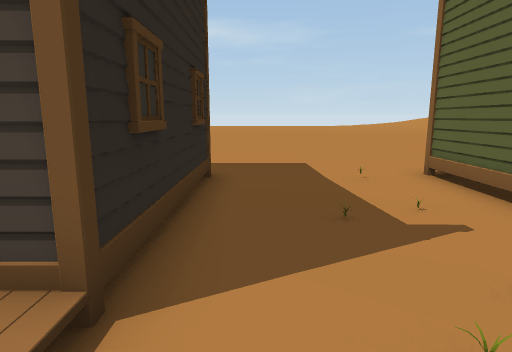
[1] (above)

24 first-person views from a walk through a Unity game level. The camera is 1.4 m above the floor, tilts 10° down and sees 75° across. The floor is counted in squares, 1 m on a side. Each view is taken from the middle of a square. On the plan, view 1 faces up. The plan holds only what a view shows up to about 15 squares ahead; the rest is blank. The place goes on beyond the plan. The player character is not drawn.

[2]
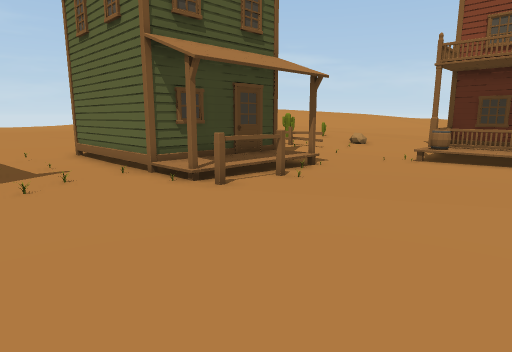

[3]
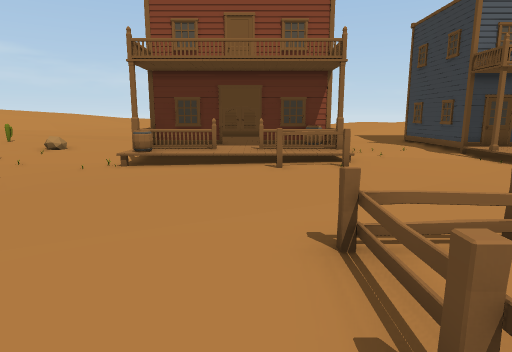

[4]
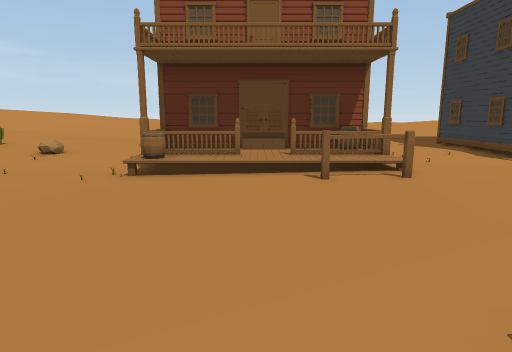

[5]
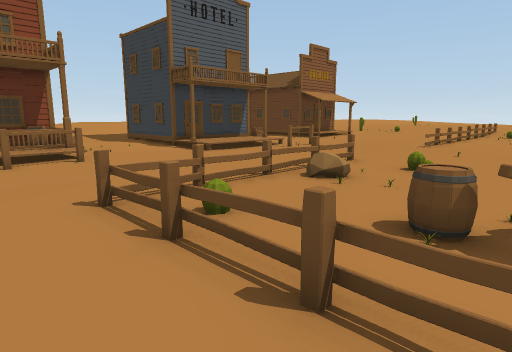

[6]
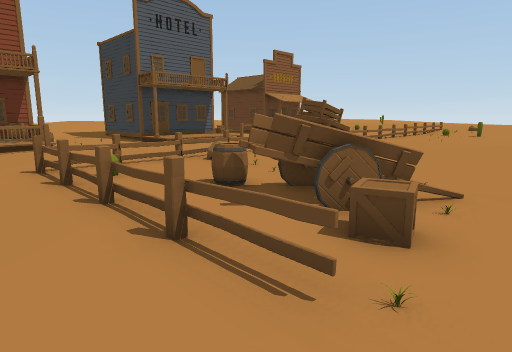

[7]
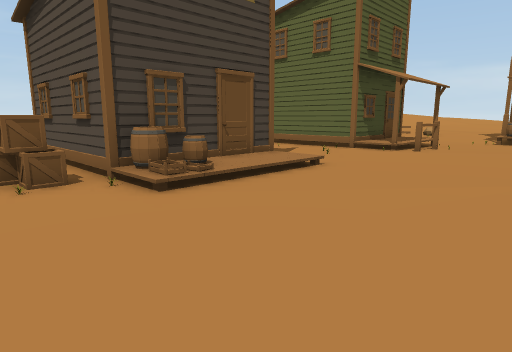

[8]
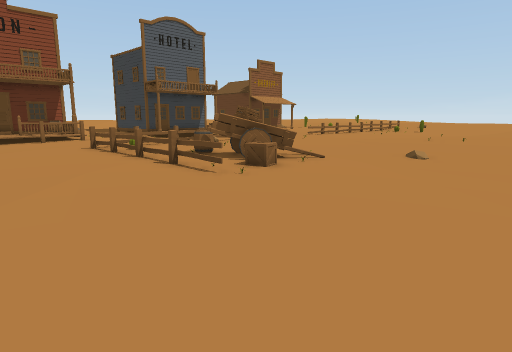

[9]
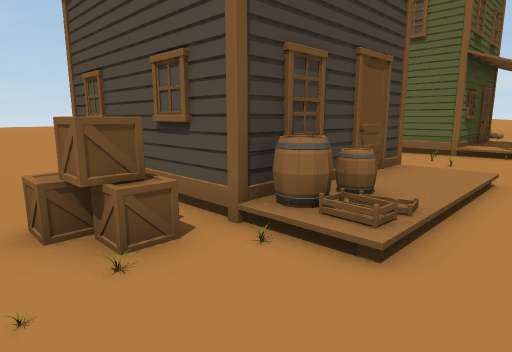

[10]
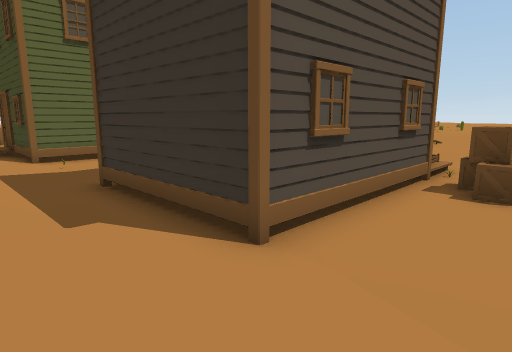

[11]
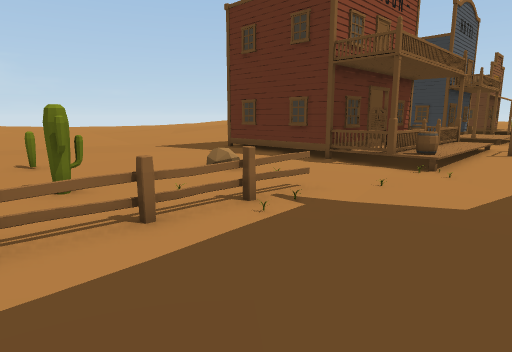

[12]
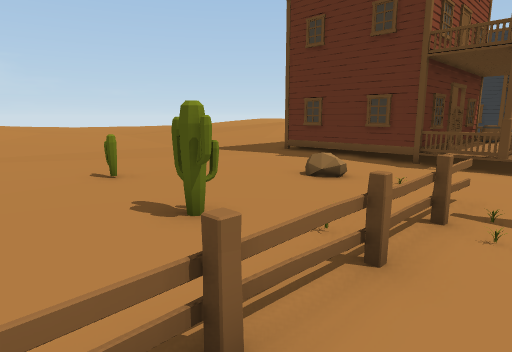

[13]
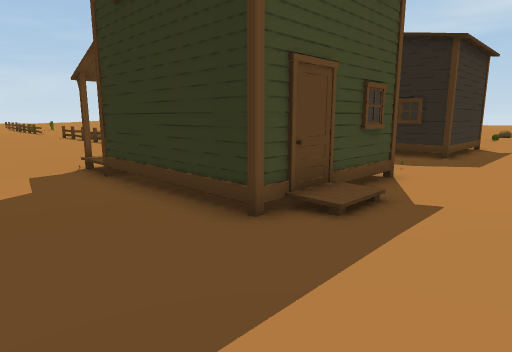

[14]
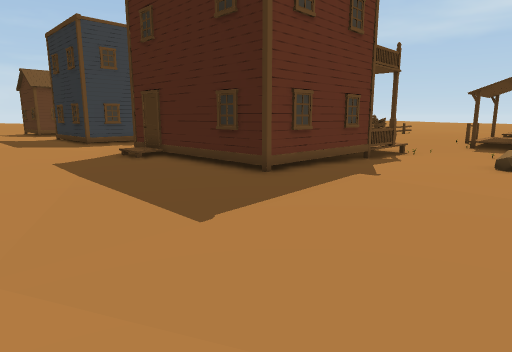

[15]
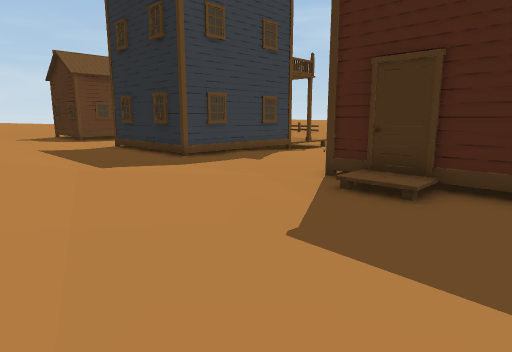

[16]
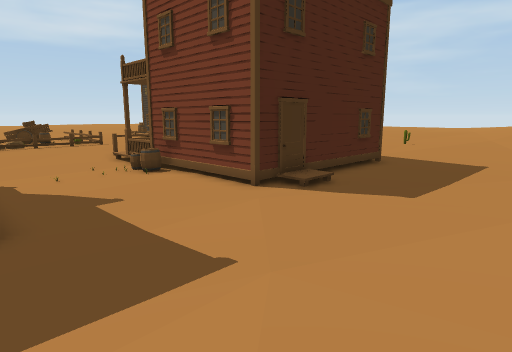

[17]
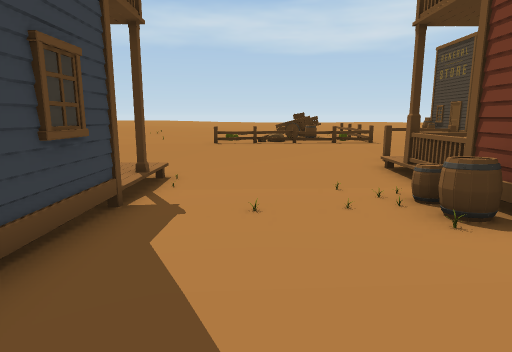

[18]
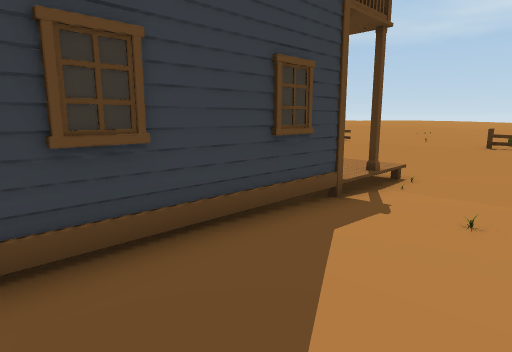

[19]
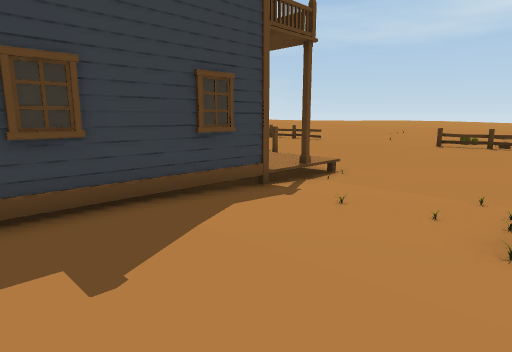

[20]
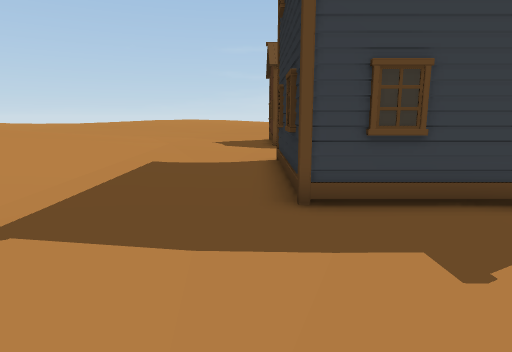

[21]
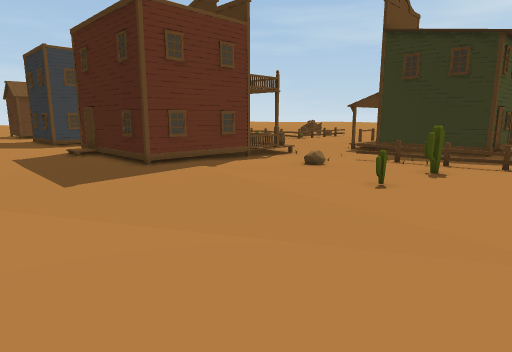

[22]
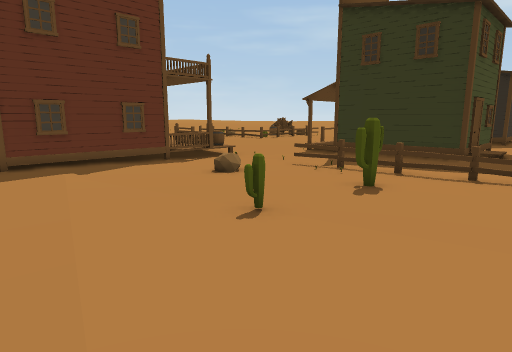

[23]
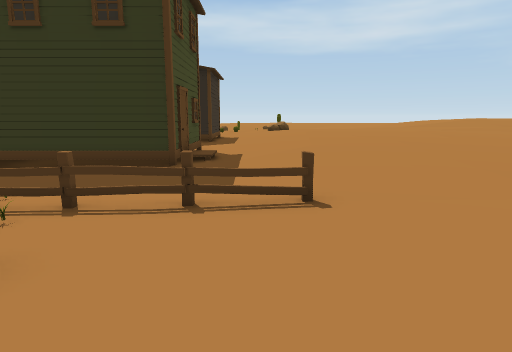

[24]
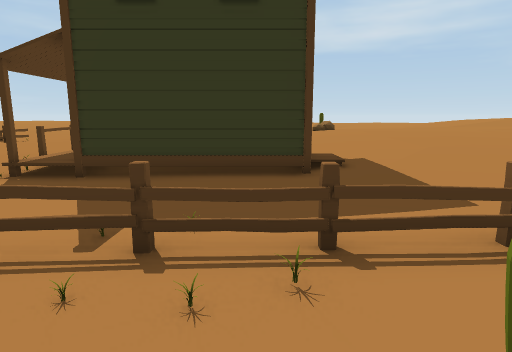

### Floor plan
Key: @ floor where view 1 was taken; # wall or solid block; x gap in a wall; . main floor; : floor 0.25 m higher than the main floor; - floor 0.25 m lower than the main floor; + floor 0.5 m higher than the main floor; / step, stairs or slope; = window, fence, low wall or low ledge; T thing the floor can be seen under or through; O other object.
Columns run from 9 left of view 1 to 30 right of it. Each row starts with its distance up from view 1.
 12   ::    ::::::::::::::.=.... .::: ::++ +
 11 : .::   :::::::::::.....=.....::::::::
 10  ......................=.......::::::::
  9 ................/:......=......:::::::::
  8 ...OOOOOO....OOOOOO....=..OO..O:::::::::
  7 ...O  ..O....O.. .O.....=.......::::.:::
  6 ...O   .O....O.. .O.....=.......::.....
  5  ..O    O....O.. .O.....=...............
  4  O.O    O....O....O...-.=..O...........
  3 .OOO    O....O....O-----.../............
  2 ..OOOOOOO.....OOOOO------...............
  1 ...OO:::/.....:::::-------...........---
  0  ..//////@....###..--------..........---
 -1 ...................-----OOOOOOOOO....--
 -2 ....................---OO:O     #.....-
 -3 ....................---:O:O:    #......
 -4 .....................--:O:O:    #......
 -5 ......................-:::O     #.......
 -6 .......................:O:O     #......
 -7  .....====x=x==......T.:O:O     #/......
 -8  ............O.=.....T.:OOO     #:......
 -9  -....OO##O....=.....T.:OOO######......:
-10  --....###O....=.........-OOO..........
-11  ---...= #.....=.......---............::
-12  --..........O=.......-----..........:::
-13  .............==.....------.........:::+
-14   .............=....-------.........:::+
-15   .............=....--------O..O....:/+
-16   ..................---/#:O######...::/+
-17   ........ .........-- /::O     #...::/+
-18   .... ... .........-           #...::/+
-19   ...  .............-           #...::/+

Positions as (right, up) in squares from view 1, and headings:
1: (0, 0), facing up
2: (0, -6), facing up-right
3: (2, -6), facing right
4: (4, -5), facing right
5: (0, -5), facing down-right
6: (-4, -5), facing down-right
7: (-9, -5), facing up-right
8: (-9, -2), facing down-right
9: (-9, -1), facing up-right
10: (-9, 11), facing down-right
11: (10, 10), facing down-right
12: (13, 11), facing down-right
13: (13, 12), facing down-left
14: (30, 5), facing down-left
15: (30, -5), facing down-left
16: (30, -16), facing up-left
17: (23, -13), facing left
18: (23, -12), facing down-left
19: (23, -10), facing down-left
20: (24, -10), facing down
21: (30, 12), facing down-left
22: (25, 12), facing down-left
23: (20, 11), facing left
24: (18, 7), facing left
